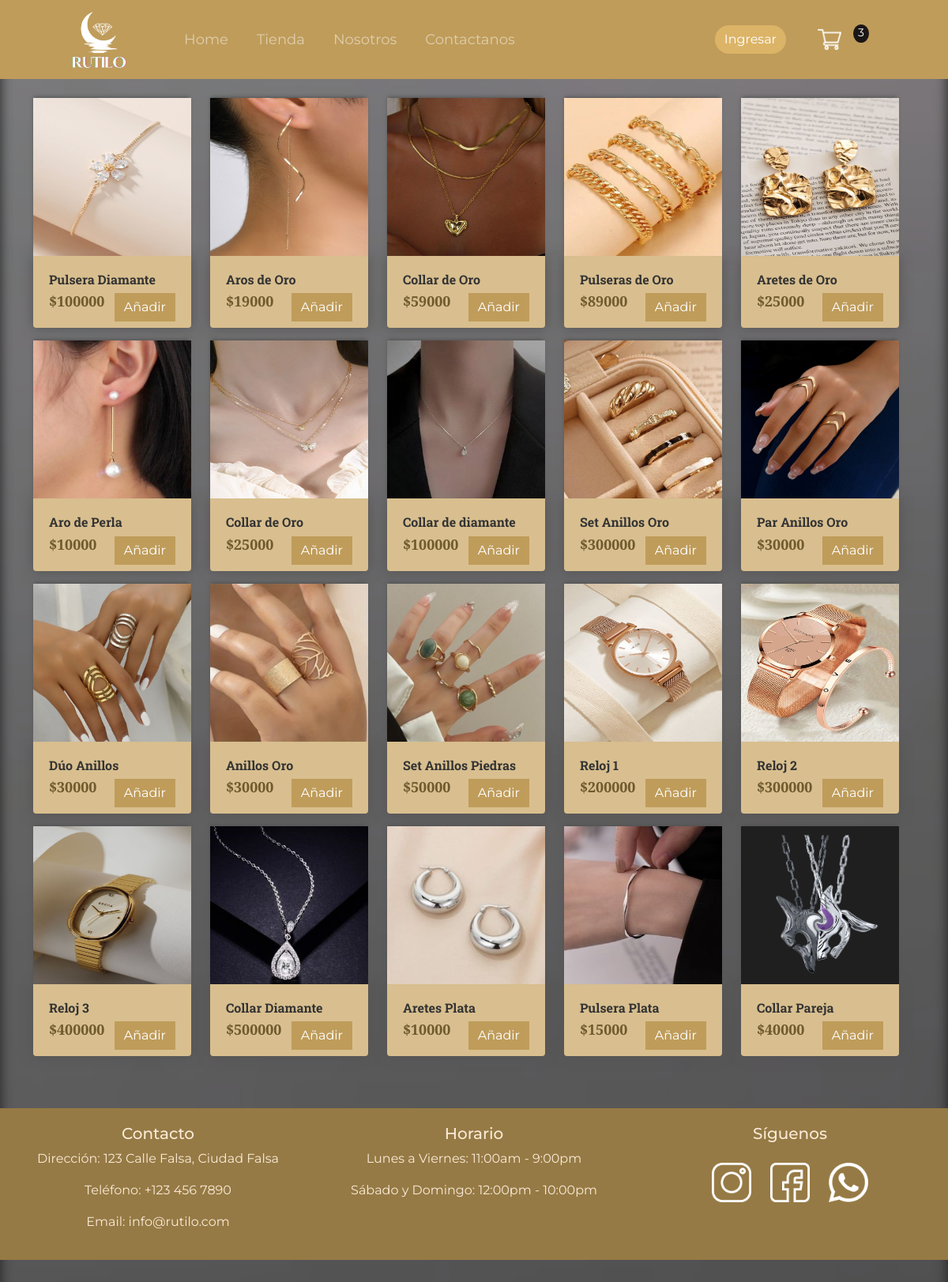
The page /store/ (signed in) on the database its author committed.
### store/models.py (models this page shows, shortened)
class Product(models.Model):
    name = models.CharField(max_length = 200, null = True)
    price = models.IntegerField ()
    digital = models.BooleanField(default = False, null=True, blank = False)
    image = models.ImageField(null=True, blank=True)
    @property
    def imageURL(self):
        try:
            url = self.image.url
        except:
            url = ''
        return url

### store/views.py (the view)
# urls.py: path('', include('store.urls'))
def store(request):
    data = cartData(request)
    cartItems = data['cartItems']
    products = Product.objects.all()
    context = {'products':products, 'cartItems': cartItems}
    return render(request, 'store/store.html', context)

### store/models.py (called while the page is built)
    @property
    def get_cart_items(self):
        orderitems = self.orderitem_set.all()
        total = sum([item.quantity for item in orderitems])
        return total

### store/utils.py (called while the page is built)
def cartData(request):
    if request.user.is_authenticated:
        customer = request.user.customer
        order, created = Order.objects.get_or_create(customer = customer, complete=False)
        items = order.orderitem_set.all()
        cartItems=order.get_cart_items
    else:
        cookieData = cookieCart(request)
        cartItems = cookieData['cartItems']
        order = cookieData['order']
        items = cookieData['items']
    return {'cartItems': cartItems, 'order': order, 'items': items}

### store/templates/store/store.html
{% extends 'store/main.html' %}
{% load static %}
{% block content %}
<div class="fondo">
<div class="row">
	{% for product in products %}
	<div class="col-md-3 efecto">
		<img class="thumbnail" src="{{product.imageURL}}">
		<div class="box-element product">
			<h6><strong>{{product.name}}</strong></h6>
			<button style="float: right;" data-product={{product.id}} data-action="add"
				class="btn btn-outline-secondary add-btn update-cart">Añadir</button>
			<h4 style="display: inline-block; float: left;"><strong>${{product.price|floatformat:-1}}</strong></h4>
			<br>
		</div>
	</div>
	{% endfor %}
</div></div>
{% endblock content %}

### static/css/dise.css (style rules this page uses)
body { background-color: hsl(0, 0%, 13%); font-family: "Montserrat", sans-serif; }
h1, h2, h3, h4, h5, h6 { color: hsl(0, 0%, 20%); }
.box-element { box-shadow: hsl(0, 1%, 33%) 0 0 16px; background-color: #D9BF8F; border-radius: 4px; margin-bottom: 1rem; padding: 20px; width: 200px; }
.thumbnail { width: 200px; height: 200px; -webkit-box-shadow: -1px -3px 5px -2px rgb(80, 80, 80); -moz-box-shadow: -1px -3px 5px -2px rgb(80, 80, 80); box-shadow: -1px -3px 5px -2px rgb(80, 80, 80); }
h4 { font-size: 18px; color: #584219d1; font-family: "Playfair Display", serif; }
h6 { font-family: "Roboto Slab", serif; }
.efecto { transition: transform 0.3s, box-shadow 0.3s; width: fit-content; }
.product { border-radius: 0 0 4px 4px; }
.btn { background-color: #bf9c5a; border-radius: 0; display: inline-block; border: none; color: white; }
.fondo::before { content: ''; position: absolute; top: 0; left: 0; width: 100%; height: 160%; background-image: linear-gradient( rgba(48, 46, 46, 0.24), rgba(0, 0, 0, 0.781)), url('../images/portada.png'); background-size: cover; background-position: center; background-repeat: no-repeat; filter: blur(8px); z-index: -1; }

### rows shown on the page
Product: imageURL (picture), name "Pulsera Diamante", price "100000"
Product: imageURL (picture), name "Aros de Oro", price "19000"
Product: imageURL (picture), name "Collar de Oro", price "59000"
Product: imageURL (picture), name "Pulseras de Oro", price "89000"
Product: imageURL (picture), name "Aretes de Oro", price "25000"
Product: imageURL (picture), name "Aro de Perla", price "10000"
Product: imageURL (picture), name "Collar de Oro", price "25000"
Product: imageURL (picture), name "Collar de diamante", price "100000"
Product: imageURL (picture), name "Set Anillos Oro", price "300000"
Product: imageURL (picture), name "Par Anillos Oro", price "30000"
Product: imageURL (picture), name "Dúo Anillos", price "30000"
Product: imageURL (picture), name "Anillos Oro", price "30000"
Product: imageURL (picture), name "Set Anillos Piedras", price "50000"
Product: imageURL (picture), name "Reloj 1", price "200000"
Product: imageURL (picture), name "Reloj 2", price "300000"
Product: imageURL (picture), name "Reloj 3", price "400000"
Product: imageURL (picture), name "Collar Diamante", price "500000"
Product: imageURL (picture), name "Aretes Plata", price "10000"
Product: imageURL (picture), name "Pulsera Plata", price "15000"
Product: imageURL (picture), name "Collar Pareja", price "40000"

### other values the page prints
{{ cartItems }} "3"
